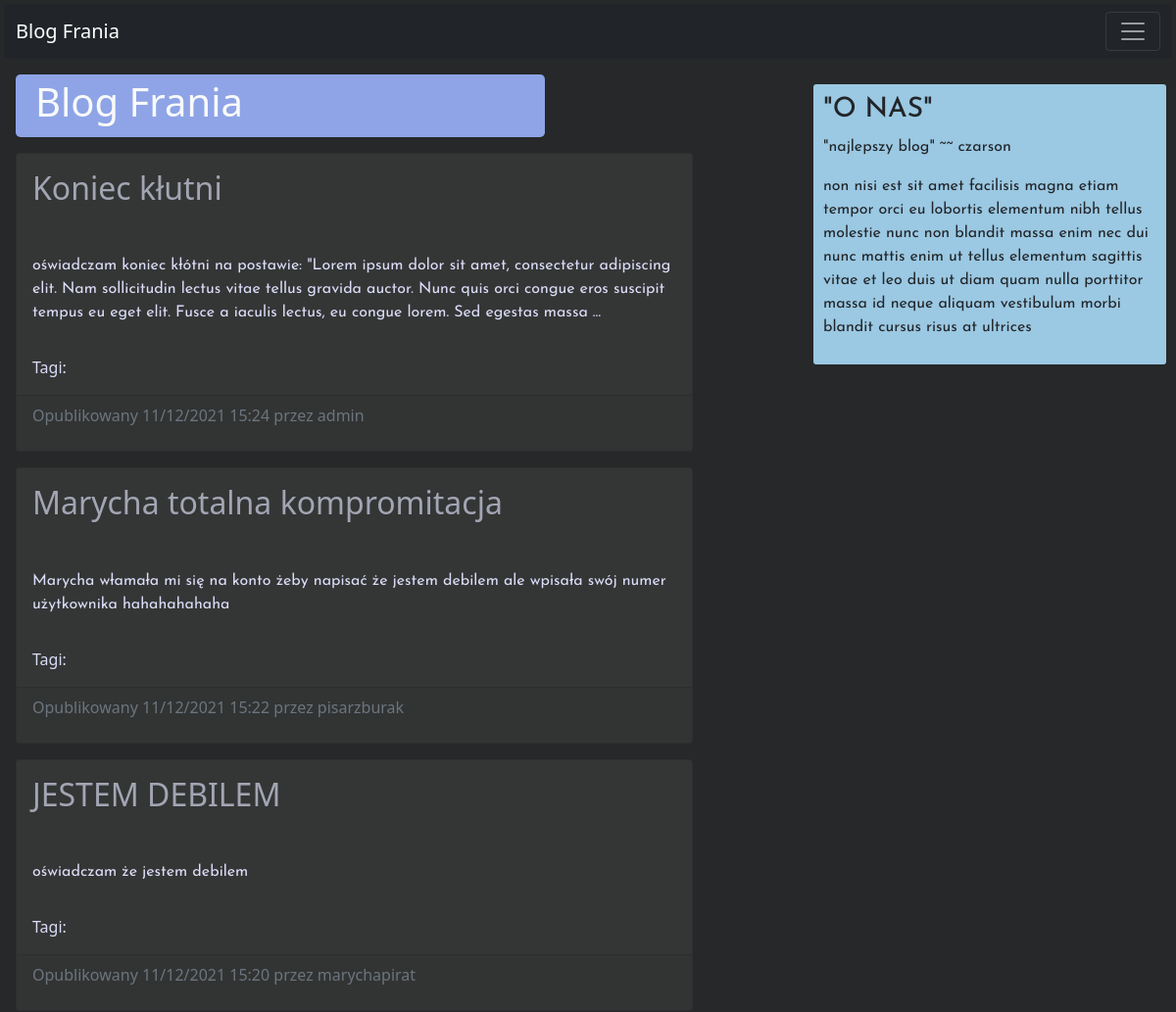
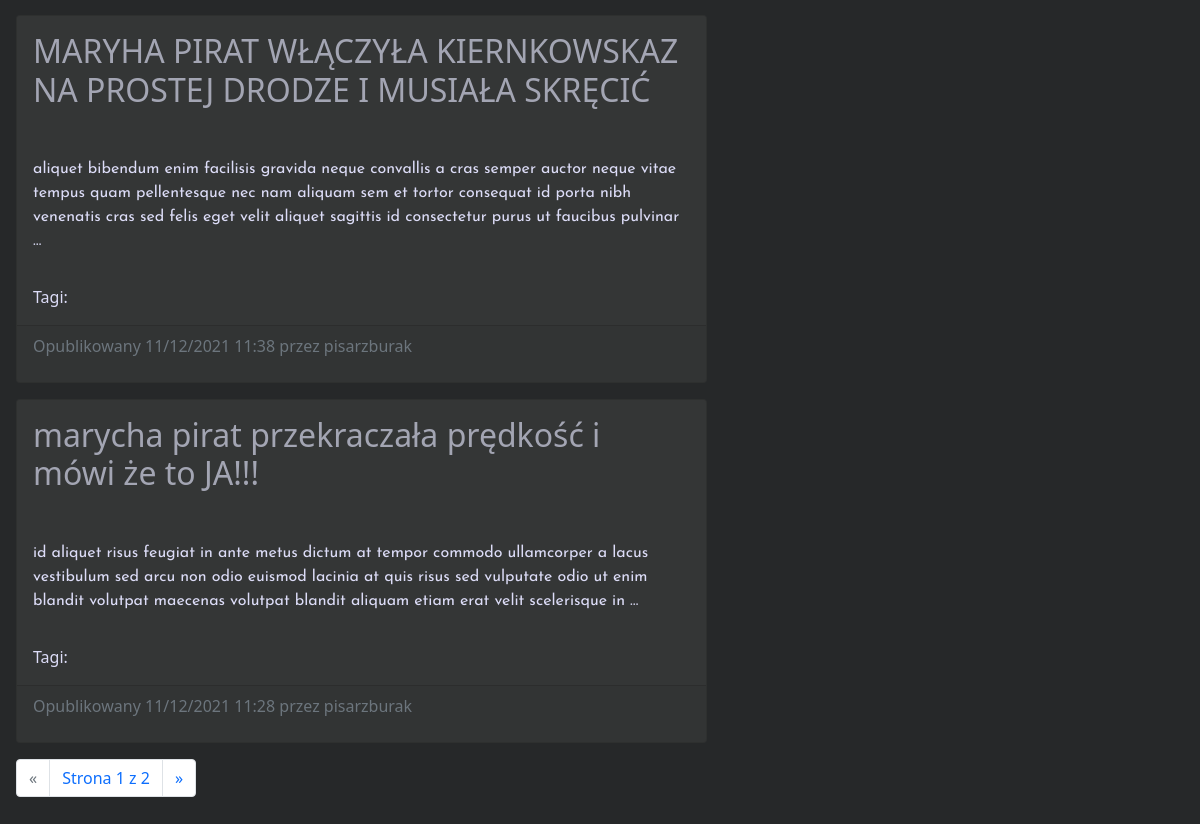
The page / on the database its author committed (2 pictures, top to bottom).
### blog/models.py (models this page shows, shortened)
class Post(models.Model):
    STATUS_CHOICES = (
        ('draft', 'Draft'),
        ('published', 'Published'),
    )
    title = models.CharField(max_length=250)
    slug = models.SlugField(max_length=250,
                            unique_for_date='publish')
    author = models.ForeignKey(User,
                              on_delete=models.CASCADE,
                              related_name='blog_posts')
    body = models.TextField()
    publish = models.DateTimeField(default=timezone.now)
    created = models.DateTimeField(auto_now_add=True)
    updated = models.DateTimeField(auto_now=True)
    status = models.CharField(max_length=10,
                              choices=STATUS_CHOICES,
                              default='draft')
    objects = models.Manager()
    published = PublishedManager()
    tags = TaggableManager()
    class Meta:
        ordering = ('-publish',)
    def get_absolute_url(self):
        return reverse('blog:post_detail',
                       args=[self.publish.year,
                             self.publish.month,
                             self.publish.day, self.slug])

### blog/views.py (the view)
# urls.py: path('', views.post_list, name='post_list'),
def post_list(request, tag_slug=None):
    object_list = Post.published.all()
    tag = None
    if tag_slug:
        tag = get_object_or_404(Tag, slug=tag_slug)
        object_list = object_list.filter(tags__in=[tag])
    paginator = Paginator(object_list, 5) # 5 postów na kazdej stronie
    page = request.GET.get('page')
    try:
        posts = paginator.page(page)
    except PageNotAnInteger:
        posts = paginator.page(1)
    except EmptyPage:
        posts = paginator.page(paginator.num_pages)
    return render(request,
                 'blog/post/list.html',
                 {'page': page,
                  'posts': posts,
                  'tag': tag})

### blog/models.py (called while the page is built)
    def get_queryset(self):
        return super().get_queryset().filter(status='published')

### blog/templatetags/blog_tags.py (called while the page is built)
@register.simple_tag
def total_posts():
    return Post.published.count()

@register.inclusion_tag('blog/post/latest_posts.html')
def show_latest_posts(count=5):
    latest_posts = Post.published.order_by('-publish')[:count]
    return {'latest_posts': latest_posts}

@register.simple_tag
def get_most_commented_posts(count=5):
    return Post.published.annotate(
               total_comments=Count('comments')
           ).order_by('-total_comments')[:count]

@register.filter(name='markdown')
def markdown_format(text):
    return mark_safe(markdown.markdown(text))

### blog/templates/blog/post/list.html (shortened to what this page needs)
{% extends "blog/base.html" %}
{% load blog_tags %}
{% block content %}
<div class="bok nmv fontp">
  <h3>"O NAS"</h3>
  <p>"najlepszy blog" ~~ czarson</p>
  <p>non nisi est sit amet facilisis magna etiam tempor orci eu lobortis elementum nibh tellus molestie nunc non blandit massa enim nec dui nunc mattis enim ut tellus elementum sagittis vitae et leo duis ut diam quam nulla porttitor massa id neque aliquam vestibulum morbi blandit cursus risus at ultrices</p>
</div>
<div class="posty">
  <div class="title m-3 me-3 text-light rounded-3 p-1"><p class="h1 mx-3">Blog Frania</p></div>
  {% for post in posts %}
  <div class="card mb-3 mx-3 carc ok90">
    <p class="card-title h2 m-3">
      <a class="text-decoration-none tipo" href="{{ post.get_absolute_url }}">
        {{ post.title }}
      </a>
    </p>
    <div class="m-3 fontp">
    <p class="card-text ">{{ post.body|markdown|truncatewords_html:40 }}</p>
    </div>
    <p class="ms-3">
      Tagi:
    </p>
    <div class="card-footer text-muted">
    <p>
      Opublikowany {{ post.publish | date:"d/m/Y" }} {{ post.publish | time:"H:i" }} przez {{ post.author }}
    </p>
  </div>
  </div>
  {% endfor %}
   {% include "pagination.html" with page=posts %}
  </div>
{% endblock %}

### blog/templates/blog/base.html (shortened to what this page needs)
{% load blog_tags %}
{% load static %}
<!DOCTYPE html>
<html lang="pl">
<head>
    <link href="https://cdn.jsdelivr.net/npm/bootstrap@5.1.3/dist/css/bootstrap.min.css" rel="stylesheet">
    <link rel="stylesheet" type="text/css" href="{% static 'css/style1.css' %}">
</head>
<body>
    <nav class="navbar navbar-dark bg-dark mx-1 mt-1 md-1 rounded sticky-top ">
        <div class="container-fluid">
          <a class="navbar-brand" href="{% url 'blog:post_list'%}">Blog Frania</a>
          <button class="navbar-toggler" type="button" data-bs-toggle="offcanvas" data-bs-target="#offcanvasNavbar" aria-controls="offcanvasNavbar">
            <span class="navbar-toggler-icon"></span>
          </button>
              {% get_most_commented_posts as most_commented_posts %}
        </div>
      </nav>
    <div>
        {% block content %}
        {% endblock %}
    </div>
</body>
</html>

### blog/templates/pagination.html
<nav aria-label="Page navigation example " class="mx-3">
  <ul class="pagination ">
    {% if page.has_previous %}
     <li class="page-item "><a class="page-link" href="?page={{ page.previous_page_number }}"><span aria-hidden="true">&laquo;</span></a></li>
     {% else %}
     <li class="page-item disabled"><a class="page-link" href="#"><span aria-hidden="true">&laquo;</span></a></li>
     {% endif %}
    <li class="page-item"><p class="page-link">Strona {{ page.number }} z {{ page.paginator.num_pages }}</p></li>
    {% if page.has_next %}
     <li class="page-item"><a class="page-link" href="?page={{ page.next_page_number }}"><span aria-hidden="true">&raquo;</span></a></li>
     {% else %}
     <li class="page-item disabled"><a class="page-link" href="#"><span aria-hidden="true">&raquo;</span></a></li>
    {% endif %}
  </ul>
</nav>

### blog/static/css/style1.css (style rules this page uses)
.bok { float: right; width: 30%; padding:10px; margin: 10px; background-color:#9bc8e2; height:100%; border-radius: 3px; }
.posty { width: 60%; }
.nmv { visibility: visible; }
.ok90 { width: 96%; }
.title { background-color: rgb(142, 164, 230); width: 75% }
.tipo { color: rgb(163, 165, 179); }
body { background-color: rgb(38, 40, 41); }
.carc { background-color: rgba(68, 70, 68, 0.507); color:rgb(220, 220, 247); }
.fontp { font-family: 'Josefin Sans', sans-serif; }

### rows shown on the page
Post: title "Koniec kłutni", body "oświadczam koniec kłótni na postawie: \"Lorem ipsum dolor sit amet, consectetur adipiscing elit. Nam sollicitudin lectus vitae tellus gravida auctor. Nunc quis orci congue eros suscipit tempus eu eget elit. Fusce a iaculis lectus, eu congue lorem. Sed egestas massa …", publish "11/12/2021", publish "15:24", author "admin"
Post: title "Marycha totalna kompromitacja", body "Marycha włamała mi się na konto żeby napisać że jestem debilem ale wpisała swój numer użytkownika hahahahahaha", publish "11/12/2021", publish "15:22", author "pisarzburak"
Post: title "JESTEM DEBILEM", body "oświadczam że jestem debilem", publish "11/12/2021", publish "15:20", author "marychapirat"
Post: title "MARYHA PIRAT WŁĄCZYŁA KIERNKOWSKAZ NA PROSTEJ DRODZE I MUSIAŁA SKRĘCIĆ", body "aliquet bibendum enim facilisis gravida neque convallis a cras semper auctor neque vitae tempus quam pellentesque nec nam aliquam sem et tortor consequat id porta nibh venenatis cras sed felis eget velit aliquet sagittis id consectetur purus ut faucibus pulvinar …", publish "11/12/2021", publish "11:38", author "pisarzburak"
Post: title "marycha pirat przekraczała prędkość i mówi że to JA!!!", body "id aliquet risus feugiat in ante metus dictum at tempor commodo ullamcorper a lacus vestibulum sed arcu non odio euismod lacinia at quis risus sed vulputate odio ut enim blandit volutpat maecenas volutpat blandit aliquam etiam erat velit scelerisque in …", publish "11/12/2021", publish "11:28", author "pisarzburak"

### other values the page prints
{{ page.number }} "1"
{{ page.paginator.num_pages }} "2"
